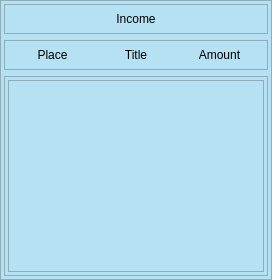
                  <widget class="QFrame" name="show_inc_frame">
                   <property name="styleSheet">
                    <string notr="true">*{
background-color: #B6E1F2;
color: black;
}</string>
                   </property>
                   <property name="frameShape">
                    <enum>QFrame::StyledPanel</enum>
                   </property>
                   <property name="frameShadow">
                    <enum>QFrame::Raised</enum>
                   </property>
                   <layout class="QVBoxLayout" name="verticalLayout_22">
                    <property name="leftMargin">
                     <number>3</number>
                    </property>
                    <property name="topMargin">
                     <number>3</number>
                    </property>
                    <property name="rightMargin">
                     <number>3</number>
                    </property>
                    <property name="bottomMargin">
                     <number>3</number>
                    </property>
                    <item>
                     <widget class="QFrame" name="ab_inctit_frame">
                      <property name="maximumSize">
                       <size>
                        <width>16777215</width>
                        <height>30</height>
                       </size>
                      </property>
                      <property name="frameShape">
                       <enum>QFrame::StyledPanel</enum>
                      </property>
                      <property name="frameShadow">
                       <enum>QFrame::Raised</enum>
                      </property>
                      <layout class="QVBoxLayout" name="verticalLayout_27">
                       <item>
                        <widget class="QLabel" name="ab_inctit_label_2">
                         <property name="text">
                          <string>Income</string>
                         </property>
                         <property name="alignment">
                          <set>Qt::AlignCenter</set>
                         </property>
                        </widget>
                       </item>
                      </layout>
                     </widget>
                    </item>
                    <item>
                     <widget class="QFrame" name="ab_inctot_frame">
                      <property name="maximumSize">
                       <size>
                        <width>16777215</width>
                        <height>30</height>
                       </size>
                      </property>
                      <property name="frameShape">
                       <enum>QFrame::StyledPanel</enum>
                      </property>
                      <property name="frameShadow">
                       <enum>QFrame::Raised</enum>
                      </property>
                      <layout class="QHBoxLayout" name="horizontalLayout_14">
                       <item>
                        <widget class="QLabel" name="ab_incpla_label">
                         <property name="text">
                          <string>Place</string>
                         </property>
                         <property name="alignment">
                          <set>Qt::AlignCenter</set>
                         </property>
                        </widget>
                       </item>
                       <item>
                        <widget class="QLabel" name="ab_inctit_label">
                         <property name="text">
                          <string>Title</string>
                         </property>
                         <property name="alignment">
                          <set>Qt::AlignCenter</set>
                         </property>
                        </widget>
                       </item>
                       <item>
                        <widget class="QLabel" name="ab_incamo_label">
                         <property name="text">
                          <string>Amount</string>
                         </property>
                         <property name="alignment">
                          <set>Qt::AlignCenter</set>
                         </property>
                        </widget>
                       </item>
                      </layout>
                     </widget>
                    </item>
                    <item>
                     <widget class="QFrame" name="ab_inctab_frame">
                      <property name="frameShape">
                       <enum>QFrame::StyledPanel</enum>
                      </property>
                      <property name="frameShadow">
                       <enum>QFrame::Raised</enum>
                      </property>
                      <layout class="QVBoxLayout" name="verticalLayout_30">
                       <property name="leftMargin">
                        <number>3</number>
                       </property>
                       <property name="topMargin">
                        <number>3</number>
                       </property>
                       <property name="rightMargin">
                        <number>3</number>
                       </property>
                       <property name="bottomMargin">
                        <number>3</number>
                       </property>
                       <item>
                        <widget class="QTableView" name="ab_inctab_table"/>
                       </item>
                      </layout>
                     </widget>
                    </item>
                   </layout>
                  </widget>
